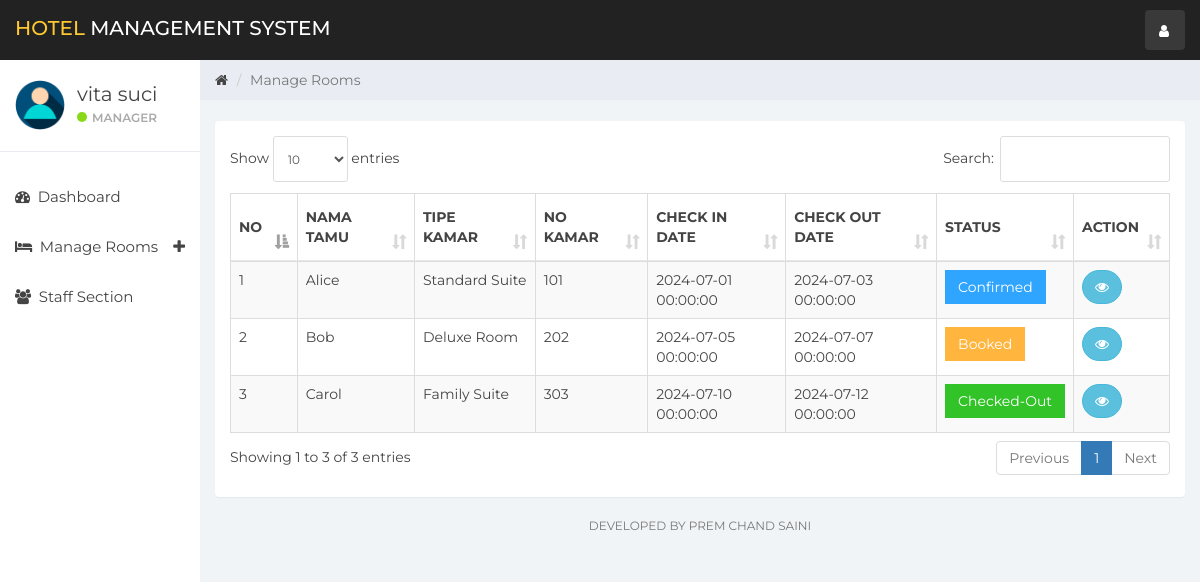
The page / (signed in) on the database its author committed.
### tables this page shows
CREATE TABLE `reservasikamar` (
  `ReservasiKamar_id` int(11) NOT NULL,
  `Tamu_id` int(11) DEFAULT NULL,
  `Kamar_id` int(11) DEFAULT NULL,
  `CheckInDate` datetime NOT NULL,
  `CheckOutDate` datetime NOT NULL,
  `Status` enum('Confirmed','Booked','Checked-Out') DEFAULT 'Confirmed',
  `Harga` int(11) DEFAULT NULL,
  `Tanggal_bayar` datetime DEFAULT NULL,
  `Jumlah_bayar` int(11) DEFAULT NULL,
  `Metode_bayar` varchar(50) DEFAULT NULL
);

CREATE TABLE `tamu` (
  `Tamu_id` int(11) NOT NULL,
  `FirstName` varchar(50) NOT NULL,
  `LastName` varchar(50) NOT NULL,
  `Email` varchar(50) NOT NULL,
  `No_HP` char(13) NOT NULL
);

CREATE TABLE `kamar` (
  `Kamar_id` int(11) NOT NULL,
  `Tipe_kamar` varchar(20) NOT NULL,
  `Nomor_kamar` varchar(10) NOT NULL,
  `Deskripsi` text NOT NULL
);

### room_mang.php (the view, shortened to what this page needs)
<div class="col-sm-9 col-sm-offset-3 col-lg-10 col-lg-offset-2 main">
    <div class="row">
        <ol class="breadcrumb">
            <li><a href="#">
                    <em class="fa fa-home"></em>
                </a></li>
            <li class="active">Manage Rooms</li>
        </ol>
    </div>
    <br>
    <div class="row">
        <div class="col-lg-12">
        </div>
    </div>
    <div class="row">
        <div class="col-lg-12">
            <div class="panel panel-default">
                <div class="panel-body">
                    <table class="table table-striped table-bordered table-responsive" cellspacing="0" width="100%" id="rooms">
                        <thead class="text-uppercase">
                            <tr>
                                <TH>No</TH>
                                <th>Nama Tamu</th>
                                <th>Tipe kamar</th>
                                <th>No Kamar</th>
                                <th>Check in date</th>
                                <th>Check out date</th>
                                <th>status</th>
                                <th width="50px">action</th>
                            </tr>
                        </thead>
                        <tbody>
                            <?php
                            $room_query = "SELECT * FROM reservasikamar NATURAL JOIN tamu natural join kamar";
                            $rooms_result = mysqli_query($connection, $room_query);
                            $no = 1;
                            while ($rooms = mysqli_fetch_assoc($rooms_result)) { ?>
                                <tr>
                                    <td width='50' class='center'><?= $no ?></td>
                                    <td><?php echo $rooms['FirstName'] ?></td>
                                    <td><?php echo $rooms['Tipe_kamar'] ?></td>
                                    <td><?php echo $rooms['Nomor_kamar'] ?></td>
                                    <td><?php echo $rooms['CheckInDate'] ?></td>
                                    <td><?php echo $rooms['CheckOutDate'] ?></td>
                                    <?php
                                        if ($rooms['Status'] ==  'Confirmed') {
                                            $status ='<a href="#" class="btn btn-primary"style="border-radius:0%">Confirmed</a>';
                                        }elseif($rooms['Status'] ==  'Booked'){
                                            $status ='<a href="#" class="btn btn-warning"style="border-radius:0%">Booked</a>';
                                        }elseif($rooms['Status'] ==  'Checked-Out'){
                                            $status ='<a href="#" class="btn btn-success"style="border-radius:0%">Checked-Out</a>';
                                        }else{
                                            $status = '';
                                        }
                                    ?>
                                    <td><?php echo $status ?></td>
                                    <td>
                                        <button title="Customer Information" style="border-radius:60px" data-toggle="modal" data-target="#cutomerDetailsModal" data-id="<?php echo $rooms['ReservasiKamar_id']; ?>" id="cutomerDetails" class="btn btn-info"><i class="fa fa-eye"></i></button>
                                    </td>
                                </tr>
                            <?php
                            $no++; }
                            ?>
                        </tbody>
                    </table>
                </div>
            </div>
        </div>
    </div>
    <div class="row">
        <div class="col-sm-12">
            <p class="back-link">Developed By Prem Chand Saini</p>
        </div>
    </div>
</div>

### header.php (shortened to what this page needs)
<!DOCTYPE html>
<html>
<head>
    <link href="css/bootstrap.min.css" rel="stylesheet">
    <link href="css/font-awesome.min.css" rel="stylesheet">
    <link href="css/datepicker3.css" rel="stylesheet">
    <link href="css/dataTables.bootstrap.min.css" rel="stylesheet">
    <link href="css/styles.css" rel="stylesheet">
</head>
<body>
<nav class="navbar navbar-custom navbar-fixed-top" role="navigation">
    <div class="container-fluid">
        <div class="navbar-header">
            <a class="navbar-brand" href="index.php?dashboard"><span>Hotel </span>Management System</a>
            <ul class="nav navbar-top-links navbar-right">
                <li class="dropdown"><a class="dropdown-toggle count-info" data-toggle="dropdown" href="#">
                        <em class="fa fa-user"></em>
                    </a>
                </li>
            </ul>
        </div>
    </div>
</nav>

### sidebar.php (shortened to what this page needs)
<div id="sidebar-collapse" class="col-sm-3 col-lg-2 sidebar">
    <div class="profile-sidebar">
        <div class="profile-userpic">
            <img src="img/user.png" class="img-responsive" alt="">
        </div>
        <div class="profile-usertitle">
            <div class="profile-usertitle-name"><?php echo $user['Nama_admin']; ?></div>
            <div class="profile-usertitle-status"><span class="indicator label-success"></span><?php echo $user['Tipe_admin']; ?></div>
        </div>
    </div>
    <ul class="nav menu">
        <li <?php if (isset($_GET['dashboard'])) { echo 'class="active"'; } ?>>
            <a href="index.php?dashboard"><em class="fa fa-dashboard">&nbsp;</em> Dashboard</a>
        </li>
        <li class="parent <?php if (isset($_GET['room_mang']) || isset($_GET['reservasi_kamar']) || isset($_GET['reservasi_meeting']) || isset($_GET['reservasi_ballroom'])) { echo 'active'; } ?>">
            <a data-toggle="collapse" href="#sub-item-1">
                <em class="fa fa-bed">&nbsp;</em> Manage Rooms <span data-toggle="collapse" href="#sub-item-1" class="icon pull-right"><em class="fa fa-plus"></em></span>
            </a>
        </li>
        <li <?php if (isset($_GET['staff_mang'])) { echo 'class="active"'; } ?>>
            <a href="index.php?staff_mang"><em class="fa fa-users">&nbsp;</em> Staff Section</a>
        </li>
    </ul>
</div>

### index.php (shortened to what this page needs)
<?php
include_once "db.php";
if (isset($_SESSION['user_id'])){
    $user_id = $_SESSION['user_id'];
    $userQuery = "SELECT * FROM admin WHERE Admin_id = '$user_id'";
    $result = mysqli_query($connection, $userQuery);
    $user = mysqli_fetch_assoc($result);
}else{
    header('Location:login.php');
}
include_once "header.php";
include_once "sidebar.php";
if (isset($_GET['room_mang'])){
    include_once "room_mang.php";
}
elseif (isset($_GET['reservasi_meeting'])){
    include_once "reservasi_meeting.php";
}
elseif (isset($_GET['reservasi_ballroom'])){
    include_once "reservasi_ballroom.php";
}
elseif (isset($_GET['dashboard'])){
    include_once "dashboard.php";
}
elseif (isset($_GET['staff_mang'])){
    include_once "staff_mang.php";
}
else{
    include_once "room_mang.php";
}
include_once "footer.php";

### footer.php (shortened to what this page needs)
</body>
</html>

### css/styles.css (style rules this page uses)
body { background: #f1f4f7; padding-top: 60px; font-size: 14px; color: #444444; font-family: "Montserrat", "Helvetica Neue", Helvetica, Arial, sans-serif; }
p { color: #777; }
a, a:hover, a:focus { color: #444444; }
.navbar-custom { background: #222; height: 60px; }
.navbar-header .navbar-brand { color: #fff; font-size: 20px; text-transform: uppercase; font-weight: 500; height: 60px; padding-top: 18px; }
.navbar-header .navbar-brand span { color: #ffc930; }
.dropdown { background: rgba(255, 255, 255, 0.1); float: left; margin: 10px 8px; padding: 0px; border-radius: 4px; }
.dropdown a.dropdown-toggle { color: #fff; height: 40px; width: 40px; padding-top: 11px; padding-left: 9px; }
.navbar-top-links li:last-child { margin-right: 15px; }
.dropdown em { margin: 0 5px; }
.btn-primary, .btn-primary:hover, .btn-primary:focus, .btn-primary:active, .btn-primary.active, .open > .dropdown-toggle.btn-primary, .btn-primary.disabled, .btn-primary[disabled], fieldset[disabled] .btn-primary, .btn-primary.disabled:hover, .btn-primary[disabled]:hover, fieldset[disabled] .btn-primary:hover, .btn-primary.disabled:focus, .btn-primary[disabled]:focus, fieldset[disabled] .btn-primary:focus, .btn-primary.disabled:active, .btn-primary[disabled]:active, fieldset[disabled] .btn-primary:active, .btn-primary.disabled.active, .btn-primary[disabled].active, fieldset[disabled] .btn-primary.active { background-color: #30a5ff; border-color: #30a5ff; }
.btn-success, .btn-success:hover, .btn-success:focus, .btn-success:active, .btn-success.active, .open > .dropdown-toggle.btn-success, .btn-success.disabled, .btn-success[disabled], fieldset[disabled] .btn-success, .btn-success.disabled:hover, .btn-success[disabled]:hover, fieldset[disabled] .btn-success:hover, .btn-success.disabled:focus, .btn-success[disabled]:focus, fieldset[disabled] .btn-success:focus, .btn-success.disabled:active, .btn-success[disabled]:active, fieldset[disabled] .btn-success:active, .btn-success.disabled.active, .btn-success[disabled].active, fieldset[disabled] .btn-success.active { background-color: #32c328; border-color: #32c328; }
.btn-warning, .btn-warning:hover, .btn-warning:focus, .btn-warning:active, .btn-warning.active, .open > .dropdown-toggle.btn-warning, .btn-warning.disabled, .btn-warning[disabled], fieldset[disabled] .btn-warning, .btn-warning.disabled:hover, .btn-warning[disabled]:hover, fieldset[disabled] .btn-warning:hover, .btn-warning.disabled:focus, .btn-warning[disabled]:focus, fieldset[disabled] .btn-warning:focus, .btn-warning.disabled:active, .btn-warning[disabled]:active, fieldset[disabled] .btn-warning:active, .btn-warning.disabled.active, .btn-warning[disabled].active, fieldset[disabled] .btn-warning.active { background-color: #ffb53e; border-color: #ffb53e; }
.label-success { background-color: #8ad919; }
.panel { border: 0; }
.navbar { border: 0; }
.sidebar { display: block; padding: 0; display: none; box-shadow: none; background: #fff; }
.sidebar ul { margin: 20px 0px; }
@media (min-width: 768px) { .sidebar { display: block; position: fixed; top: 60px; bottom: 0; left: 0; z-index: 1000; display: block; margin: 0; padding: 0; overflow-x: hidden; overflow-y: auto; } }
@media (min-width: 768px) { .navbar-header { width: 100%; } }
.sidebar ul.nav li a { height: 50px; font-size: 15px; line-height: 2em; color: #444444; }
.profile-sidebar { padding: 10px 0; border-bottom: 1px solid #e9ecf2; }
.indicator { width: 10px; height: 10px; display: inline-block; border-radius: 9999px; margin-right: 5px; }
.profile-userpic img { float: left; margin: 10px 0px 0px 15px; width: 50px; height: 50px; border-radius: 9999px !important; }
.profile-usertitle { float: left; text-align: left; margin: 10px 0 0 12px; }
.profile-usertitle-name { font-size: 20px; margin-bottom: 0px; }
.profile-usertitle-status { text-transform: uppercase; color: #aaa; font-size: 12px; font-weight: 600; margin-bottom: 15px; }
.breadcrumb { border-radius: 0; padding: 10px 15px 10px 15px; background: #e9ecf2; margin: 0; }
.table { background: #fff; }
.table > thead > tr > th { border-bottom: 1px solid #e6e7e8; vertical-align: middle; height: 50px; }
p.back-link { text-align: center; margin-bottom: 20px; font-size: 12px; text-transform: uppercase; }

### rows shown on the page
reservasikamar: Tamu.FirstName "Alice", Kamar.Tipe_kamar "Standard Suite", Kamar.Nomor_kamar "101", CheckInDate "2024-07-01 00:00:00", CheckOutDate "2024-07-03 00:00:00", Status "Confirmed"
reservasikamar: Tamu.FirstName "Bob", Kamar.Tipe_kamar "Deluxe Room", Kamar.Nomor_kamar "202", CheckInDate "2024-07-05 00:00:00", CheckOutDate "2024-07-07 00:00:00", Status "Booked"
reservasikamar: Tamu.FirstName "Carol", Kamar.Tipe_kamar "Family Suite", Kamar.Nomor_kamar "303", CheckInDate "2024-07-10 00:00:00", CheckOutDate "2024-07-12 00:00:00", Status "Checked-Out"

### other values the page prints
$user['Nama_admin'] "vita suci"
$user['Tipe_admin'] "MANAGER"
